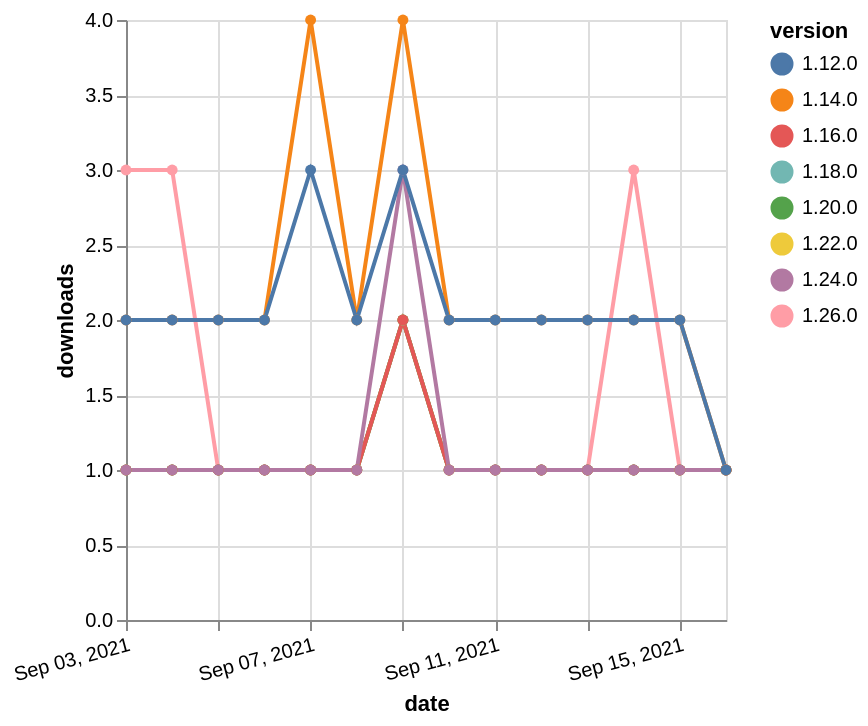

Write the Vega-Lite specification saved for this chart.
### Vega-Lite specification from a JSON file in a GitHub repository (floating-point values rounded to 4 significant figures)
{"$schema": "https://vega.github.io/schema/vega-lite/v5.json", "description": "A simple bar chart with embedded data.", "data": {"values": [{"date": "2021-09-03", "total": 307, "delta": 1, "version": "1.18.0"}, {"date": "2021-09-04", "total": 308, "delta": 1, "version": "1.18.0"}, {"date": "2021-09-05", "total": 309, "delta": 1, "version": "1.18.0"}, {"date": "2021-09-06", "total": 310, "delta": 1, "version": "1.18.0"}, {"date": "2021-09-07", "total": 311, "delta": 1, "version": "1.18.0"}, {"date": "2021-09-08", "total": 312, "delta": 1, "version": "1.18.0"}, {"date": "2021-09-09", "total": 314, "delta": 2, "version": "1.18.0"}, {"date": "2021-09-10", "total": 315, "delta": 1, "version": "1.18.0"}, {"date": "2021-09-11", "total": 316, "delta": 1, "version": "1.18.0"}, {"date": "2021-09-12", "total": 317, "delta": 1, "version": "1.18.0"}, {"date": "2021-09-13", "total": 318, "delta": 1, "version": "1.18.0"}, {"date": "2021-09-14", "total": 319, "delta": 1, "version": "1.18.0"}, {"date": "2021-09-15", "total": 320, "delta": 1, "version": "1.18.0"}, {"date": "2021-09-16", "total": 321, "delta": 1, "version": "1.18.0"}, {"date": "2021-09-03", "total": 183, "delta": 1, "version": "1.22.0"}, {"date": "2021-09-04", "total": 184, "delta": 1, "version": "1.22.0"}, {"date": "2021-09-05", "total": 185, "delta": 1, "version": "1.22.0"}, {"date": "2021-09-06", "total": 186, "delta": 1, "version": "1.22.0"}, {"date": "2021-09-07", "total": 187, "delta": 1, "version": "1.22.0"}, {"date": "2021-09-08", "total": 188, "delta": 1, "version": "1.22.0"}, {"date": "2021-09-09", "total": 190, "delta": 2, "version": "1.22.0"}, {"date": "2021-09-10", "total": 191, "delta": 1, "version": "1.22.0"}, {"date": "2021-09-11", "total": 192, "delta": 1, "version": "1.22.0"}, {"date": "2021-09-12", "total": 193, "delta": 1, "version": "1.22.0"}, {"date": "2021-09-13", "total": 194, "delta": 1, "version": "1.22.0"}, {"date": "2021-09-14", "total": 195, "delta": 1, "version": "1.22.0"}, {"date": "2021-09-15", "total": 196, "delta": 1, "version": "1.22.0"}, {"date": "2021-09-16", "total": 197, "delta": 1, "version": "1.22.0"}, {"date": "2021-09-03", "total": 135, "delta": 3, "version": "1.26.0"}, {"date": "2021-09-04", "total": 138, "delta": 3, "version": "1.26.0"}, {"date": "2021-09-05", "total": 139, "delta": 1, "version": "1.26.0"}, {"date": "2021-09-06", "total": 140, "delta": 1, "version": "1.26.0"}, {"date": "2021-09-07", "total": 141, "delta": 1, "version": "1.26.0"}, {"date": "2021-09-08", "total": 142, "delta": 1, "version": "1.26.0"}, {"date": "2021-09-09", "total": 144, "delta": 2, "version": "1.26.0"}, {"date": "2021-09-10", "total": 145, "delta": 1, "version": "1.26.0"}, {"date": "2021-09-11", "total": 146, "delta": 1, "version": "1.26.0"}, {"date": "2021-09-12", "total": 147, "delta": 1, "version": "1.26.0"}, {"date": "2021-09-13", "total": 148, "delta": 1, "version": "1.26.0"}, {"date": "2021-09-14", "total": 151, "delta": 3, "version": "1.26.0"}, {"date": "2021-09-15", "total": 152, "delta": 1, "version": "1.26.0"}, {"date": "2021-09-16", "total": 153, "delta": 1, "version": "1.26.0"}, {"date": "2021-09-03", "total": 1034, "delta": 1, "version": "1.20.0"}, {"date": "2021-09-04", "total": 1035, "delta": 1, "version": "1.20.0"}, {"date": "2021-09-05", "total": 1036, "delta": 1, "version": "1.20.0"}, {"date": "2021-09-06", "total": 1037, "delta": 1, "version": "1.20.0"}, {"date": "2021-09-07", "total": 1038, "delta": 1, "version": "1.20.0"}, {"date": "2021-09-08", "total": 1039, "delta": 1, "version": "1.20.0"}, {"date": "2021-09-09", "total": 1041, "delta": 2, "version": "1.20.0"}, {"date": "2021-09-10", "total": 1042, "delta": 1, "version": "1.20.0"}, {"date": "2021-09-11", "total": 1043, "delta": 1, "version": "1.20.0"}, {"date": "2021-09-12", "total": 1044, "delta": 1, "version": "1.20.0"}, {"date": "2021-09-13", "total": 1045, "delta": 1, "version": "1.20.0"}, {"date": "2021-09-14", "total": 1046, "delta": 1, "version": "1.20.0"}, {"date": "2021-09-15", "total": 1047, "delta": 1, "version": "1.20.0"}, {"date": "2021-09-16", "total": 1048, "delta": 1, "version": "1.20.0"}, {"date": "2021-09-03", "total": 262, "delta": 1, "version": "1.16.0"}, {"date": "2021-09-04", "total": 263, "delta": 1, "version": "1.16.0"}, {"date": "2021-09-05", "total": 264, "delta": 1, "version": "1.16.0"}, {"date": "2021-09-06", "total": 265, "delta": 1, "version": "1.16.0"}, {"date": "2021-09-07", "total": 266, "delta": 1, "version": "1.16.0"}, {"date": "2021-09-08", "total": 267, "delta": 1, "version": "1.16.0"}, {"date": "2021-09-09", "total": 269, "delta": 2, "version": "1.16.0"}, {"date": "2021-09-10", "total": 270, "delta": 1, "version": "1.16.0"}, {"date": "2021-09-11", "total": 271, "delta": 1, "version": "1.16.0"}, {"date": "2021-09-12", "total": 272, "delta": 1, "version": "1.16.0"}, {"date": "2021-09-13", "total": 273, "delta": 1, "version": "1.16.0"}, {"date": "2021-09-14", "total": 274, "delta": 1, "version": "1.16.0"}, {"date": "2021-09-15", "total": 275, "delta": 1, "version": "1.16.0"}, {"date": "2021-09-16", "total": 276, "delta": 1, "version": "1.16.0"}, {"date": "2021-09-03", "total": 204, "delta": 1, "version": "1.24.0"}, {"date": "2021-09-04", "total": 205, "delta": 1, "version": "1.24.0"}, {"date": "2021-09-05", "total": 206, "delta": 1, "version": "1.24.0"}, {"date": "2021-09-06", "total": 207, "delta": 1, "version": "1.24.0"}, {"date": "2021-09-07", "total": 208, "delta": 1, "version": "1.24.0"}, {"date": "2021-09-08", "total": 209, "delta": 1, "version": "1.24.0"}, {"date": "2021-09-09", "total": 212, "delta": 3, "version": "1.24.0"}, {"date": "2021-09-10", "total": 213, "delta": 1, "version": "1.24.0"}, {"date": "2021-09-11", "total": 214, "delta": 1, "version": "1.24.0"}, {"date": "2021-09-12", "total": 215, "delta": 1, "version": "1.24.0"}, {"date": "2021-09-13", "total": 216, "delta": 1, "version": "1.24.0"}, {"date": "2021-09-14", "total": 217, "delta": 1, "version": "1.24.0"}, {"date": "2021-09-15", "total": 218, "delta": 1, "version": "1.24.0"}, {"date": "2021-09-16", "total": 219, "delta": 1, "version": "1.24.0"}, {"date": "2021-09-03", "total": 2569, "delta": 2, "version": "1.14.0"}, {"date": "2021-09-04", "total": 2571, "delta": 2, "version": "1.14.0"}, {"date": "2021-09-05", "total": 2573, "delta": 2, "version": "1.14.0"}, {"date": "2021-09-06", "total": 2575, "delta": 2, "version": "1.14.0"}, {"date": "2021-09-07", "total": 2579, "delta": 4, "version": "1.14.0"}, {"date": "2021-09-08", "total": 2581, "delta": 2, "version": "1.14.0"}, {"date": "2021-09-09", "total": 2585, "delta": 4, "version": "1.14.0"}, {"date": "2021-09-10", "total": 2587, "delta": 2, "version": "1.14.0"}, {"date": "2021-09-11", "total": 2589, "delta": 2, "version": "1.14.0"}, {"date": "2021-09-12", "total": 2591, "delta": 2, "version": "1.14.0"}, {"date": "2021-09-13", "total": 2593, "delta": 2, "version": "1.14.0"}, {"date": "2021-09-14", "total": 2595, "delta": 2, "version": "1.14.0"}, {"date": "2021-09-15", "total": 2597, "delta": 2, "version": "1.14.0"}, {"date": "2021-09-16", "total": 2598, "delta": 1, "version": "1.14.0"}, {"date": "2021-09-03", "total": 2395, "delta": 2, "version": "1.12.0"}, {"date": "2021-09-04", "total": 2397, "delta": 2, "version": "1.12.0"}, {"date": "2021-09-05", "total": 2399, "delta": 2, "version": "1.12.0"}, {"date": "2021-09-06", "total": 2401, "delta": 2, "version": "1.12.0"}, {"date": "2021-09-07", "total": 2404, "delta": 3, "version": "1.12.0"}, {"date": "2021-09-08", "total": 2406, "delta": 2, "version": "1.12.0"}, {"date": "2021-09-09", "total": 2409, "delta": 3, "version": "1.12.0"}, {"date": "2021-09-10", "total": 2411, "delta": 2, "version": "1.12.0"}, {"date": "2021-09-11", "total": 2413, "delta": 2, "version": "1.12.0"}, {"date": "2021-09-12", "total": 2415, "delta": 2, "version": "1.12.0"}, {"date": "2021-09-13", "total": 2417, "delta": 2, "version": "1.12.0"}, {"date": "2021-09-14", "total": 2419, "delta": 2, "version": "1.12.0"}, {"date": "2021-09-15", "total": 2421, "delta": 2, "version": "1.12.0"}, {"date": "2021-09-16", "total": 2422, "delta": 1, "version": "1.12.0"}]}, "width": "container", "mark": {"type": "line", "point": {"filled": true}}, "encoding": {"x": {"field": "date", "type": "temporal", "timeUnit": "yearmonthdate", "title": "date", "axis": {"labelAngle": -15}}, "y": {"field": "delta", "type": "quantitative", "title": "downloads"}, "color": {"field": "version", "type": "nominal"}, "tooltip": {"field": "delta"}}}
